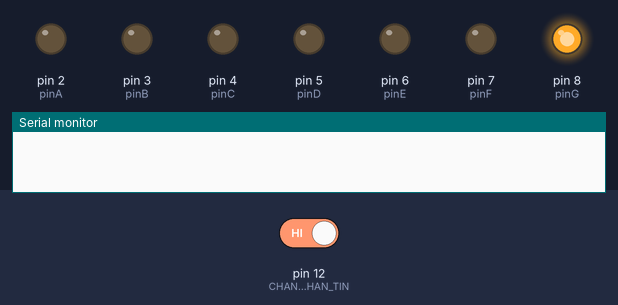
Simulated run of this sketch. Board: Arduino Uno, built with avr-gcc and run on an emulated ATmega328P. Shown: output pins drawn as LEDs (lit = HIGH), the last lines printed to the serial monitor. Dashed ring = blinking. Inputs (shaded band) come from the test bench; at power-on: pin 12 (CHAN_12_LA_CHAN_NHAN_TIN) HIGH.

Above: at 1.2 s.
1.3 s: pin 12 (CHAN_12_LA_CHAN_NHAN_TIN) driven LOW
At 1.9 s:
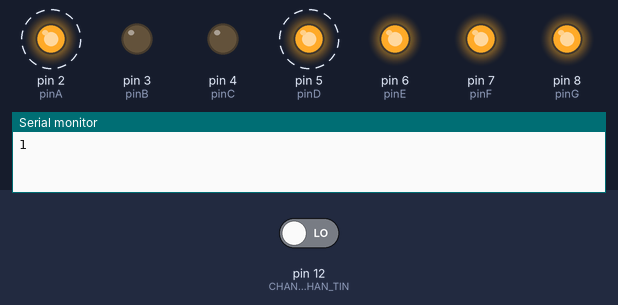
4.3 s: pin 12 (CHAN_12_LA_CHAN_NHAN_TIN) driven HIGH
At 5.0 s:
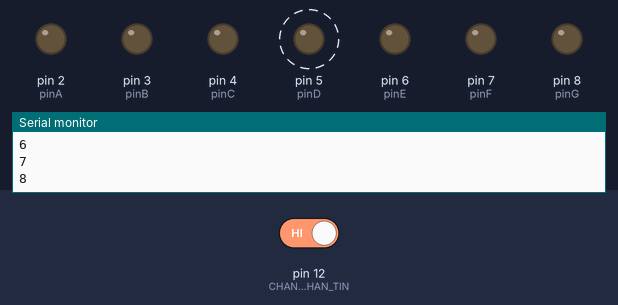
6.0 s: pin 12 (CHAN_12_LA_CHAN_NHAN_TIN) driven LOW
At 6.6 s:
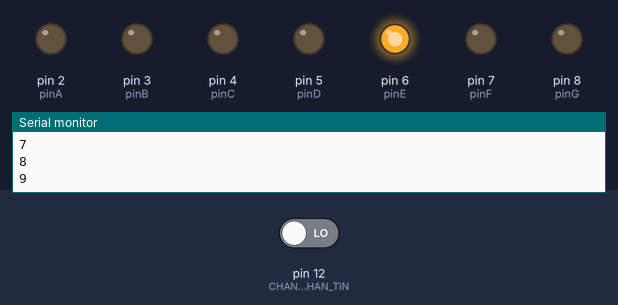
Timing chart, 0 to 15.0 s (numbered marks = the images above; inputs shaded):
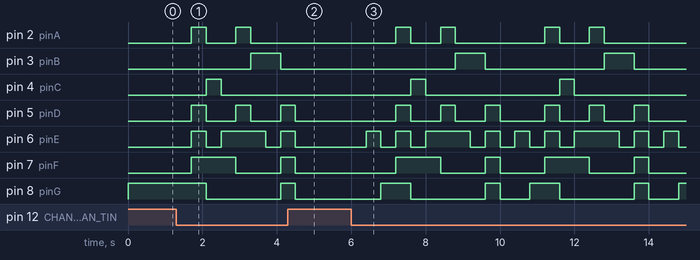

Measured:
- after the input at 1.3 s, pin 2 (pinA): alternates HIGH for 0.40 s and LOW for 0.80 s, starting after 0.40 s; pin 3 (pinB): LOW → HIGH after 2.0 s, → LOW 0.80 s later
- after the input at 4.3 s, pin 2 (pinA): stays LOW (without the input it goes to HIGH after 1.4 s); pin 6 (pinE), pin 8 (pinG): goes on until 4.5 s, then stays LOW
- after the input at 6.0 s, pin 2 (pinA): LOW → HIGH after 1.2 s, → LOW 0.40 s later, → HIGH 0.80 s later, → LOW 0.40 s later, … (8 changes in this stretch); pin 3 (pinB): alternates HIGH for 0.80 s and LOW for 3.2 s, starting after 2.8 s

The sketch:

BamNutKeTieep.ino
```cpp
int pinA = 2;
int pinB = 3;
int pinC = 4;
int pinD = 5;
int pinE = 6;
int pinF = 7;
int pinG = 8;
int pinDp = 9;
int number = 0;


void setup(){
  /*
  pinMode(pinA, OUTPUT);
  pinMode(pinB, OUTPUT);
  pinMode(pinC, OUTPUT);
  pinMode(pinD, OUTPUT);
  pinMode(pinE, OUTPUT);
  pinMode(pinF, OUTPUT);
  pinMode(pinG, OUTPUT);
  pinMode(pinDp, OUTPUT);
  */
  for(int i = 2; i <= 8; i++){
    pinMode(i, OUTPUT);
  }
  pinMode(12, INPUT);   // CHAN 12 LA CHAN NHAN TIN HIEU DIEN
  Serial.begin(9600);
}

void printNumber(int number){
  if(number == 0){
    digitalWrite(2, LOW);
    digitalWrite(3, LOW);
    digitalWrite(4, LOW);
  	digitalWrite(5, LOW);
  	digitalWrite(6, LOW);
  	digitalWrite(7, LOW);
  	digitalWrite(8, HIGH);
    //delay(1000);
  }
  else if(number == 1){
    digitalWrite(2, HIGH);
  	digitalWrite(3, LOW);
  	digitalWrite(4, LOW);
  	digitalWrite(5, HIGH);
  	digitalWrite(6, HIGH);
  	digitalWrite(7, HIGH);
  	digitalWrite(8, HIGH);
    //delay(1000);
  }
  else if(number == 2){
    digitalWrite(2, LOW);
  	digitalWrite(3, LOW);
  	digitalWrite(4, HIGH);
  	digitalWrite(5, LOW);
  	digitalWrite(6, LOW);
  	digitalWrite(7, HIGH);
  	digitalWrite(8, LOW);
    //delay(1000);
  }
  else if(number == 3){
    digitalWrite(2, LOW);
  	digitalWrite(3, LOW);
  	digitalWrite(4, LOW);
  	digitalWrite(5, LOW);
  	digitalWrite(6, HIGH);
  	digitalWrite(7, HIGH);
  	digitalWrite(8, LOW);
    //delay(1000);
  }
  else if(number == 4){
    digitalWrite(2, HIGH);
  	digitalWrite(3, LOW);
  	digitalWrite(4, LOW);
  	digitalWrite(5, HIGH);
  	digitalWrite(6, HIGH);
  	digitalWrite(7, LOW);
  	digitalWrite(8, LOW);
    //delay(1000);
  }
  else if(number == 5){
    digitalWrite(2, LOW);
  	digitalWrite(3, HIGH);
  	digitalWrite(4, LOW);
  	digitalWrite(5, LOW);
  	digitalWrite(6, HIGH);
  	digitalWrite(7, LOW);
  	digitalWrite(8, LOW);
    //delay(1000);
  }
  else if(number == 6){
    digitalWrite(2, LOW);
  	digitalWrite(3, HIGH);
  	digitalWrite(4, LOW);
  	digitalWrite(5, LOW);
  	digitalWrite(6, LOW);
  	digitalWrite(7, LOW);
  	digitalWrite(8, LOW);
    //delay(1000);
  }
  else if(number == 7){
    digitalWrite(2, LOW);
  	digitalWrite(3, LOW);
  	digitalWrite(4, LOW);
  	digitalWrite(5, HIGH);
  	digitalWrite(6, HIGH);
  	digitalWrite(7, HIGH);
  	digitalWrite(8, HIGH);
    //delay(1000);
  }
  else if(number == 8){
    digitalWrite(2, LOW);
  	digitalWrite(3, LOW);
  	digitalWrite(4, LOW);
  	digitalWrite(5, LOW);
  	digitalWrite(6, LOW);
  	digitalWrite(7, LOW);
  	digitalWrite(8, LOW);
   	//delay(1000);
  }
  else if(number == 9){
    digitalWrite(2, LOW);
    digitalWrite(3, LOW);
 	digitalWrite(4, LOW);
  	digitalWrite(5, LOW);
  	digitalWrite(6, HIGH);
  	digitalWrite(7, LOW);
 	digitalWrite(8, LOW);
    //delay(1000);
  }

}

void loop(){

  int value = digitalRead(12);
 // Serial.println(value);
  printNumber(number);
  if(value == 0){
    delay(400);
    if(value == 0){
      number = number + 1;
      printNumber(number);
    }
    Serial.println(number);
  }
  if(number == 10){
    number = 0;
  }


}
```
